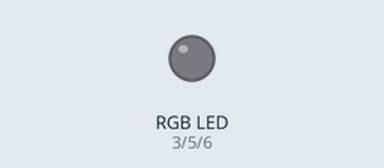
Recording of a sketch running on a simulated Arduino Uno, built with avr-gcc and run on an emulated ATmega328P. Shown: an RGB LED mixed from three pins (HIGH = lit).

Above: at 0.1 s.
Timing chart, 0 to 40.0 s (numbered marks = the images above):
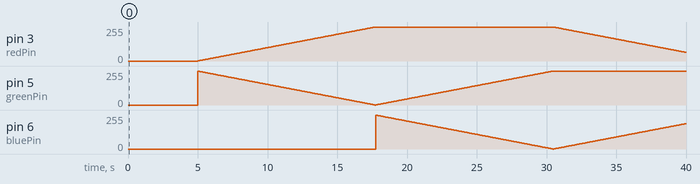

The sketch:

FUNdamentals_Day3-RGB_LED.ino
```cpp
/*Krystal Bernal
 * Engineering FUNdamentals
 * Day 3: RGB LED
 * This program teaches for statements
 * to control the color of an RGB LED
 * last updated 4/9/16
*/

const int redPin = 3;
const int greenPin = 5;
const int bluePin = 6;

int redValue;
int greenValue;
int blueValue;

void setup(){
  pinMode(redPin, OUTPUT);
  pinMode(greenPin, OUTPUT);
  pinMode(bluePin, OUTPUT);
  digitalWrite(redPin, LOW);
  digitalWrite(greenPin, LOW);
  digitalWrite(bluePin, LOW);
}


void loop(){
  redValue = 255; // choose a value between 1 and 255 to change the color.
  greenValue = 0;
  blueValue = 0;

  analogWrite(redPin, 0);
  delay(5000);

   for(int i = 0; i < 255; i++){
    redValue--;
    greenValue++;
    analogWrite(redPin, 255 - redValue);
    analogWrite(greenPin, 255 - greenValue);
    delay(50);
  }

  redValue = 0;
  greenValue = 255;
  blueValue = 0;

  for(int i = 0; i < 255; i++){
    greenValue--;
    blueValue++;
    analogWrite(greenPin, 255 - greenValue);
    analogWrite(bluePin, 255 - blueValue);
    delay(50);
  }

  redValue = 0;
  greenValue = 0;
  blueValue = 255;


  for(int i = 0; i < 255; i++){
  redValue++;
  blueValue--;
  analogWrite(redPin, 255 - redValue);
  analogWrite(bluePin, 255 - blueValue);
  delay(50);
  }
}
```

Measured:
- by itself, pin 3 (redPin): rises from 0/255 to 255/255 in 12.7 s, then falls to 65/255 in 22.3 s
